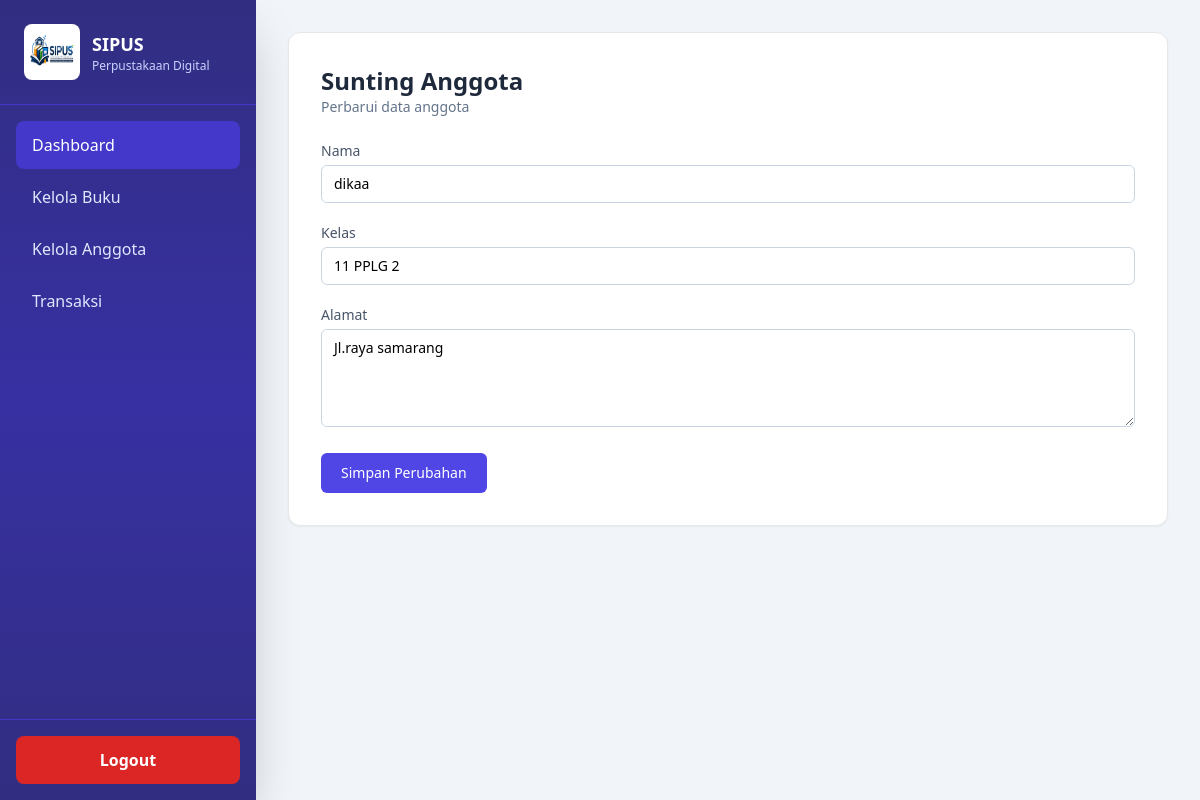
Page /Perpustakaan-dika/admin/anggota_edit.php?id=1 (signed in) on the committed database.
### tables this page shows
CREATE TABLE `anggota` (
  `id_anggota` int(11) NOT NULL,
  `nama` varchar(100) NOT NULL,
  `kelas` varchar(50) DEFAULT NULL,
  `alamat` text DEFAULT NULL
);

### Perpustakaan-dika/admin/anggota_edit.php (the view, shortened to what this page needs)
<?php
include '../config.php/config.php';
$id = intval($_GET['id'] ?? 0);
$result = mysqli_query($koneksi, "SELECT * FROM anggota WHERE id_anggota={$id} LIMIT 1");
$member = mysqli_fetch_assoc($result);
?>
<!DOCTYPE html>
<html lang="id">
<head>
    <script src="https://cdn.tailwindcss.com"></script>
</head>
<body class="bg-slate-100">
<div class="flex min-h-screen">
        <aside class="w-64 bg-gradient-to-b from-indigo-900 via-indigo-800 to-indigo-900 text-white shadow-2xl flex flex-col">
            <div class="p-6 flex items-center gap-3 border-b border-indigo-700">
                <img src="../img/logosipus.png" alt="SIPUS Logo" class="h-14 w-14 rounded-lg bg-white p-1" />
                <div>
                    <p class="font-bold text-lg">SIPUS</p>
                    <p class="text-xs text-indigo-200">Perpustakaan Digital</p>
                </div>
            </div>
            <nav class="flex-1 flex flex-col gap-1 p-4">
                <a href="dashboard.php" class="px-4 py-3 rounded-lg bg-indigo-700 hover:bg-indigo-600 text-white font-medium transition duration-200 flex items-center gap-2">
                    Dashboard
                </a>
                <a href="kelola_buku.php" class="px-4 py-3 rounded-lg hover:bg-indigo-700 text-indigo-100 transition duration-200 flex items-center gap-2">
                    Kelola Buku
                </a>
                <a href="kelola_anggota.php" class="px-4 py-3 rounded-lg hover:bg-indigo-700 text-indigo-100 transition duration-200 flex items-center gap-2">
                    Kelola Anggota
                </a>
                <a href="transaksi.php" class="px-4 py-3 rounded-lg hover:bg-indigo-700 text-indigo-100 transition duration-200 flex items-center gap-2">
                    Transaksi
                </a>
            </nav>
            <div class="border-t border-indigo-700 p-4">
                <a href="../auth/logout.php" class="w-full px-4 py-3 bg-red-600 hover:bg-red-700 text-white font-semibold rounded-lg transition duration-200 flex items-center justify-center gap-2">
                     Logout
                </a>
            </div>
        </aside>
    <main class="flex-1 p-8">
        <div class="max-w-4xl mx-auto">
            <div class="bg-white rounded-xl border shadow-sm p-8">
                <div class="mb-6">
                    <h2 class="text-2xl font-semibold text-slate-800">Sunting Anggota</h2>
                    <p class="text-sm text-slate-500">Perbarui data anggota</p>
                </div>
                <form action="anggota_edit.php?id=<?php echo intval($id); ?>" method="post" class="space-y-5">
                    <div>
                        <label class="block text-sm font-medium text-slate-600 mb-1">Nama</label>
                        <input type="text" name="nama"
                            value="<?php echo htmlspecialchars($_POST['nama'] ?? $member['nama']); ?>"
                            class="w-full px-3 py-2 border border-slate-300 rounded-md text-sm focus:outline-none focus:ring-2 focus:ring-indigo-500"
                            required>
                    </div>
                    <div>
                        <label class="block text-sm font-medium text-slate-600 mb-1">Kelas</label>
                        <input type="text" name="kelas"
                            value="<?php echo htmlspecialchars($_POST['kelas'] ?? $member['kelas']); ?>"
                            class="w-full px-3 py-2 border border-slate-300 rounded-md text-sm focus:outline-none focus:ring-2 focus:ring-indigo-500"
                            required>
                    </div>
                    <div>
                        <label class="block text-sm font-medium text-slate-600 mb-1">Alamat</label>
                        <textarea name="alamat" rows="4"
                            class="w-full px-3 py-2 border border-slate-300 rounded-md text-sm focus:outline-none focus:ring-2 focus:ring-indigo-500"
                            required><?php echo htmlspecialchars($_POST['alamat'] ?? $member['alamat']); ?></textarea>
                    </div>
                    <div>
                        <button type="submit"
                            class="bg-indigo-600 text-white px-5 py-2.5 rounded-md text-sm font-medium hover:bg-indigo-700 transition">
                            Simpan Perubahan
                        </button>
                    </div>
                </form>
            </div>
        </div>
    </main>
</div>
</body>
</html>

### rows in the picture
anggota: nama "dikaa", kelas "11 PPLG 2", alamat "Jl.raya samarang"
